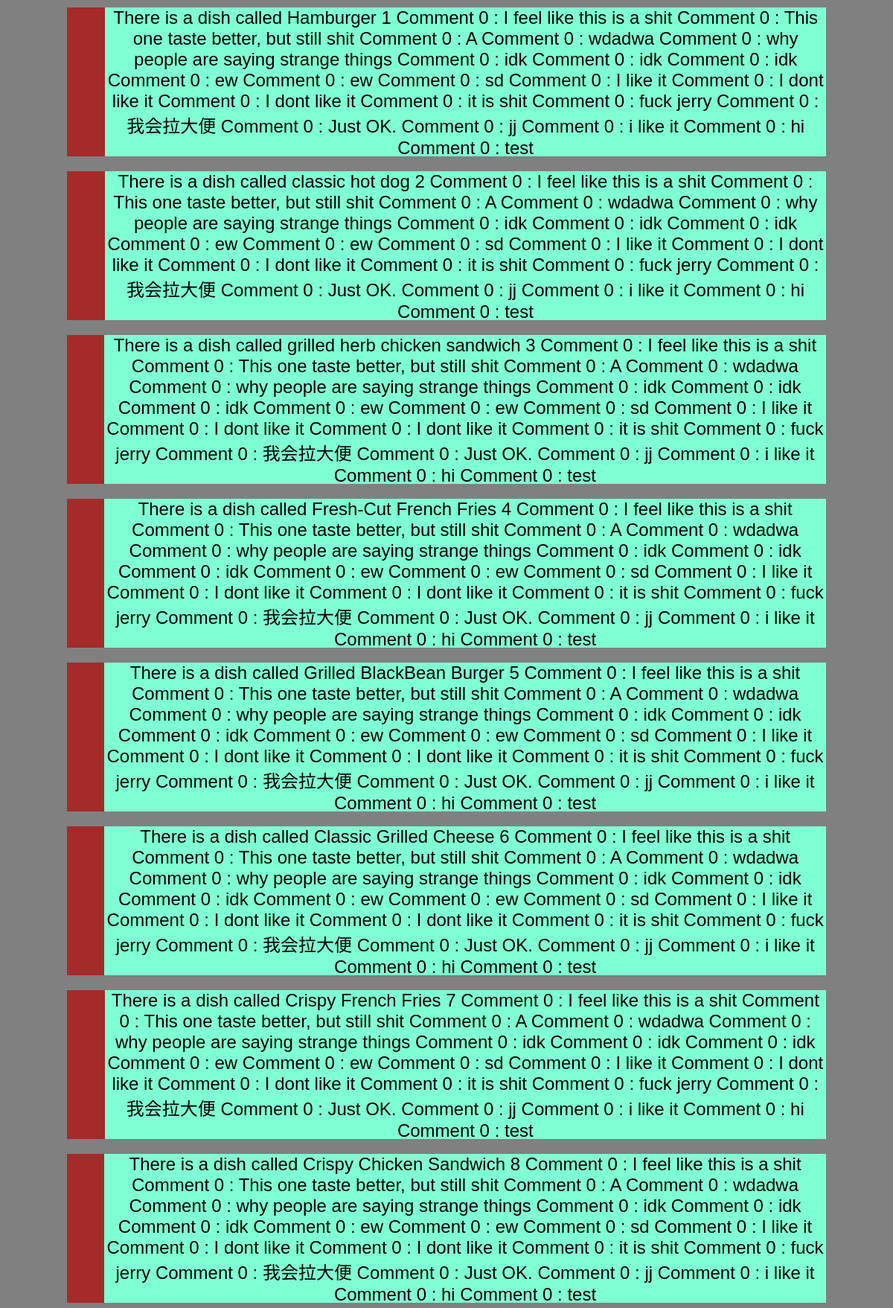
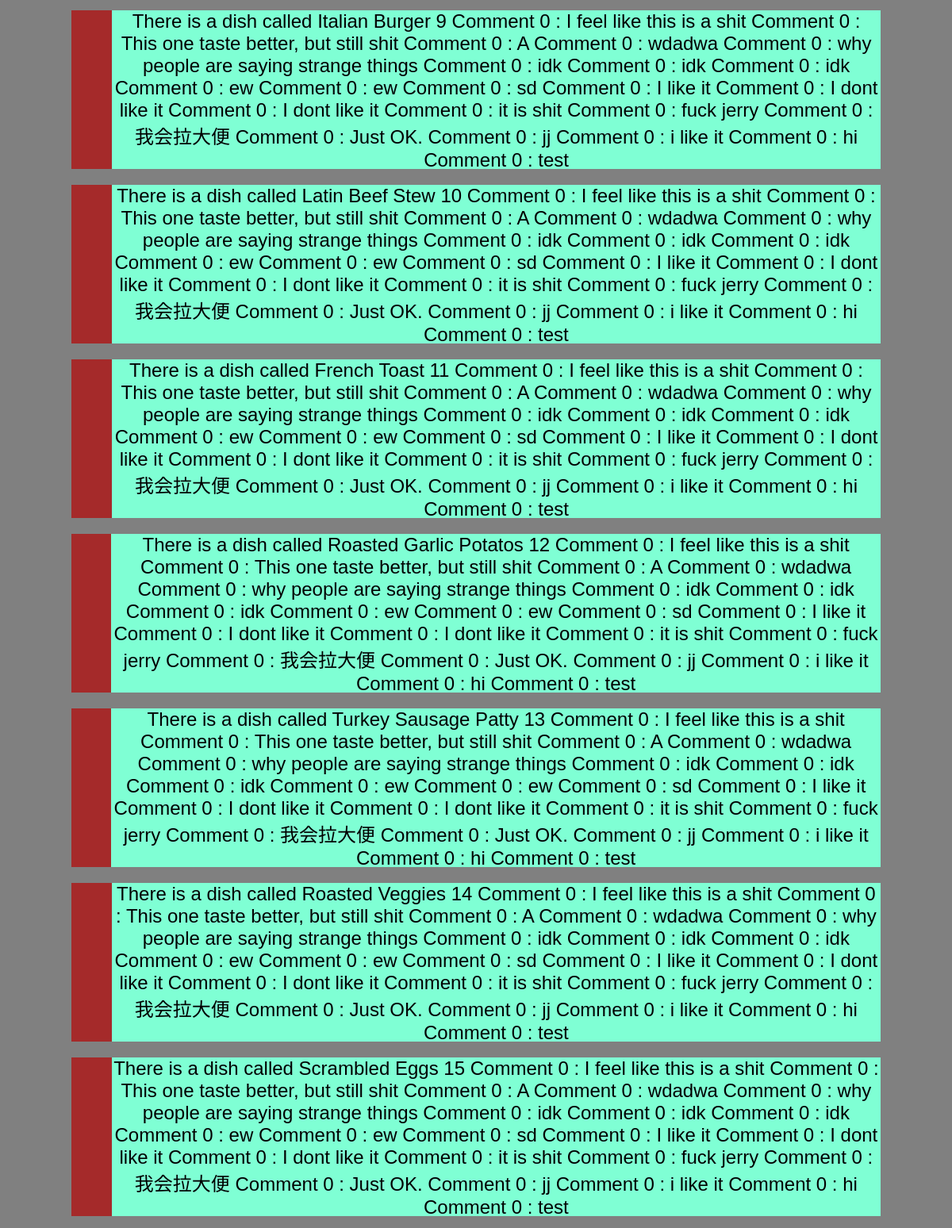
/dishes (upper part), run on the app's committed database (2 pictures, top to bottom).
### DishRating/models.py (models this page shows, shortened)
class Dishes(models.Model):
    dishName = models.CharField(max_length = 30)
    dishID = models.IntegerField(primary_key=True)
    dishType = models.CharField(max_length= 30, default="None",null=True, blank=True)
    dishCal = models.IntegerField()
    dishRate = models.IntegerField()
    dishDescribe = models.CharField(max_length=250,default="None",null=True, blank=True)
    def __str__(self):
        return str(self.dishName)

class Comments(models.Model):
    comment = models.CharField(max_length=150)
    userAccount = models.ForeignKey('Users',on_delete=models.SET('User Deleted the Account'))
    pubDate = models.DateTimeField()
    dishID = models.ForeignKey('DishRating.Dishes',on_delete=models.CASCADE)
    def __str__(self):
        return self.comment

### DishRating/views.py (the view)
# urls.py: path('dishes',views.dishesPage, name='dishes Page'),
def dishesPage(request):
    dishData = Dishes.objects.all()
    commentData = Comments.objects
    return render(request, 'DishRating/dishes.html',{
        'dishData':dishData,
        'commentData': commentData,
        'index': 0
    })

### DishRating/templates/DishRating/dishes.html (shortened to what this page needs)
{% load static %}
<!DOCTYPE html>
<html>
<head>
    <link rel="stylesheet" href="{% static 'CSS/dishes.css' %}">
</head>
<body>
    <div class="all_in_one_box">
        {% for obj in dishData %}
            <div class="each_dish_box">
                <div class="each_dish_UI">
                    <div class="each_dish_UI_left">
                    </div>
                    <div calss="each_dish_UI_right">
                        <div>
                            There is a dish called {{obj}}
                            {{obj.dishID}}
                            {% for comment in commentData.all %}
                            Comment {{index}} : {{comment}}
                            {% endfor %}
                        </div>
                    </div>
                </div>
            </div>
        {% endfor %}
    </div>
</body>
</html>

### DishRating/static/CSS/dishes.css (style rules this page uses)
body { margin:0; padding:0; font-family: 'Gill Sans', 'Gill Sans MT', Calibri, 'Trebuchet MS', sans-serif; font-size: 24px; background-color: gray; }
.all_in_one_box { display: flex; flex-wrap: wrap; text-align: center; justify-items: center; }
.each_dish_box { text-align: center; margin-top: 10px; margin-bottom: 10px; width: 100%; height: 200px; display: flex; align-items: center; align-content: center; justify-items: center; justify-content: center; }
.each_dish_UI { width: 85%; height: 100%; background-color: aquamarine; display: flex; }
.each_dish_UI_left { width: 30%; height: 100%; background-color: brown; }

### data on the page
Dishes: dishName "Hamburger", dishID "1"
Comments: index "0", comment "I feel like this is a shit"
Comments: index "0", comment "This one taste better, but still shit"
Comments: index "0", comment "A"
Comments: index "0", comment "wdadwa"
Comments: index "0", comment "why people are saying strange things"
Comments: index "0", comment "idk"
Comments: index "0", comment "idk"
Comments: index "0", comment "idk"
Comments: index "0", comment "ew"
Comments: index "0", comment "ew"
Comments: index "0", comment "sd"
Comments: index "0", comment "I like it"
Comments: index "0", comment "I dont like it"
Comments: index "0", comment "I dont like it"
Comments: index "0", comment "it is shit"
Comments: index "0", comment "fuck jerry"
Comments: index "0", comment "我会拉大便"
Comments: index "0", comment "Just OK."
Comments: index "0", comment "jj"
Comments: index "0", comment "i like it"
Comments: index "0", comment "hi"
Comments: index "0", comment "test"
Dishes: dishName "classic hot dog", dishID "2"
Dishes: dishName "grilled herb chicken sandwich", dishID "3"
Dishes: dishName "Fresh-Cut French Fries", dishID "4"
Dishes: dishName "Grilled BlackBean Burger", dishID "5"
Dishes: dishName "Classic Grilled Cheese", dishID "6"
Dishes: dishName "Crispy French Fries", dishID "7"
Dishes: dishName "Crispy Chicken Sandwich", dishID "8"
Dishes: dishName "Italian Burger", dishID "9"
Dishes: dishName "Latin Beef Stew", dishID "10"
Dishes: dishName "French Toast", dishID "11"
Dishes: dishName "Roasted Garlic Potatos", dishID "12"
Dishes: dishName "Turkey Sausage Patty", dishID "13"
Dishes: dishName "Roasted Veggies", dishID "14"
Dishes: dishName "Scrambled Eggs", dishID "15"
